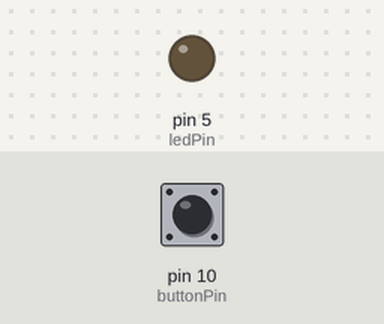
The sketch below on a simulated Arduino Uno, built with avr-gcc and run on an emulated ATmega328P. Parts: output pins drawn as LEDs (lit = HIGH). Inputs (shaded band) come from the test bench; at power-on: pin 10 (buttonPin) HIGH.

Above: at 1.2 s.
1.3 s: pin 10 (buttonPin) pulled LOW for 0.15 s
At 1.8 s:
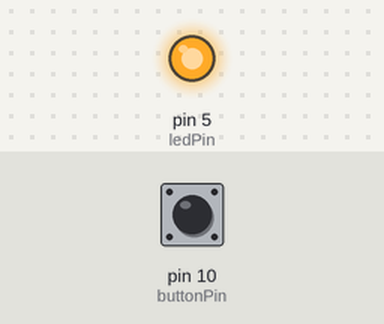
2.9 s: pin 10 (buttonPin) pulled LOW for 1 s
At 4.2 s:
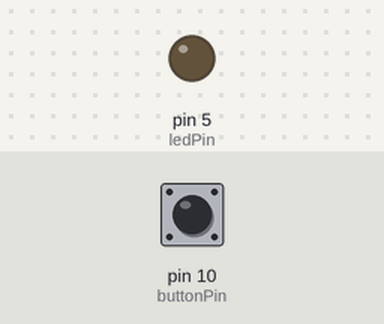
5.4 s: pin 10 (buttonPin) pulled LOW for 3.2 s
At 6.1 s:
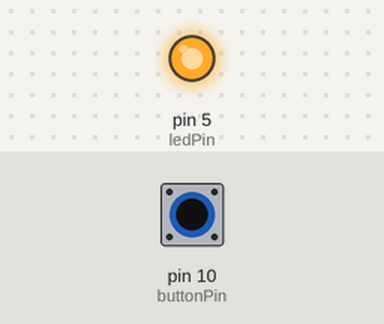
Timing chart, 0 to 8.4 s (numbered marks = the images above; inputs shaded):
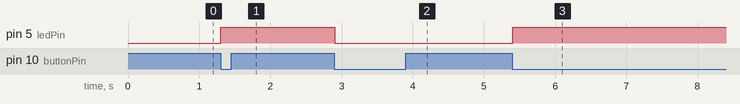

The sketch:

sketch_jan04a.ino
```cpp
const int buttonPin = 10;
const int ledPin =  5;

int buttonState = 0;
int ledActivate = 0;
bool releasedButton = true;

void setup() {
  Serial.begin(9600);
  pinMode(ledPin, OUTPUT);
  pinMode(buttonPin, INPUT_PULLUP);
}

void loop() {
  buttonState = digitalRead(buttonPin);

  if (buttonState == LOW && releasedButton == true) {
    releasedButton = false;
    toggleLed();
  }
  else if (buttonState == HIGH && releasedButton == false) {
    releasedButton = true;
  }

  digitalWrite(ledPin, ledActivate);
  delay(5);
}

void toggleLed() {
  if (ledActivate == HIGH) {
    ledActivate = LOW;
  }
  else {
    ledActivate = HIGH;
  }
}
```

Measured:
- after the input at 1.3 s, pin 5 (ledPin): LOW → HIGH at once
- after the input at 2.9 s, pin 5 (ledPin): HIGH → LOW at once
- after the input at 5.4 s, pin 5 (ledPin): LOW → HIGH at once
